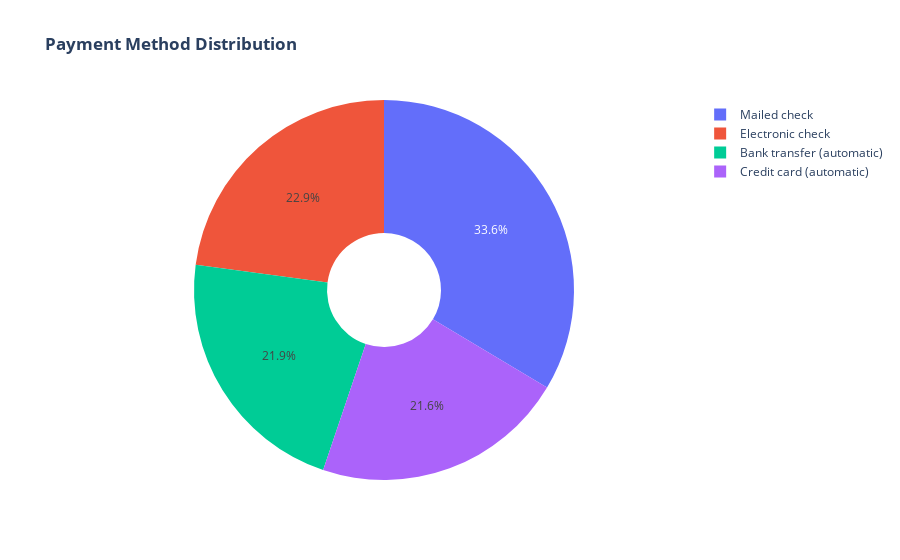

Notebook source saved alongside this figure:
### Code cell
# Invoking payment_Method_Distribution Function
payment_Method_Distribution()

### Figure 1 — Plotly figure (JSON) as saved in the notebook; plotly's stock layout.template omitted (floating-point values rounded to 4 significant figures)
{"data": [{"hole": 0.3, "labels": ["Mailed check", "Electronic check", "Bank transfer (automatic)", "Credit card (automatic)"], "type": "pie", "values": [2365, 1612, 1544, 1522]}], "layout": {"title": {"text": "<b>Payment Method Distribution</b>"}}}
